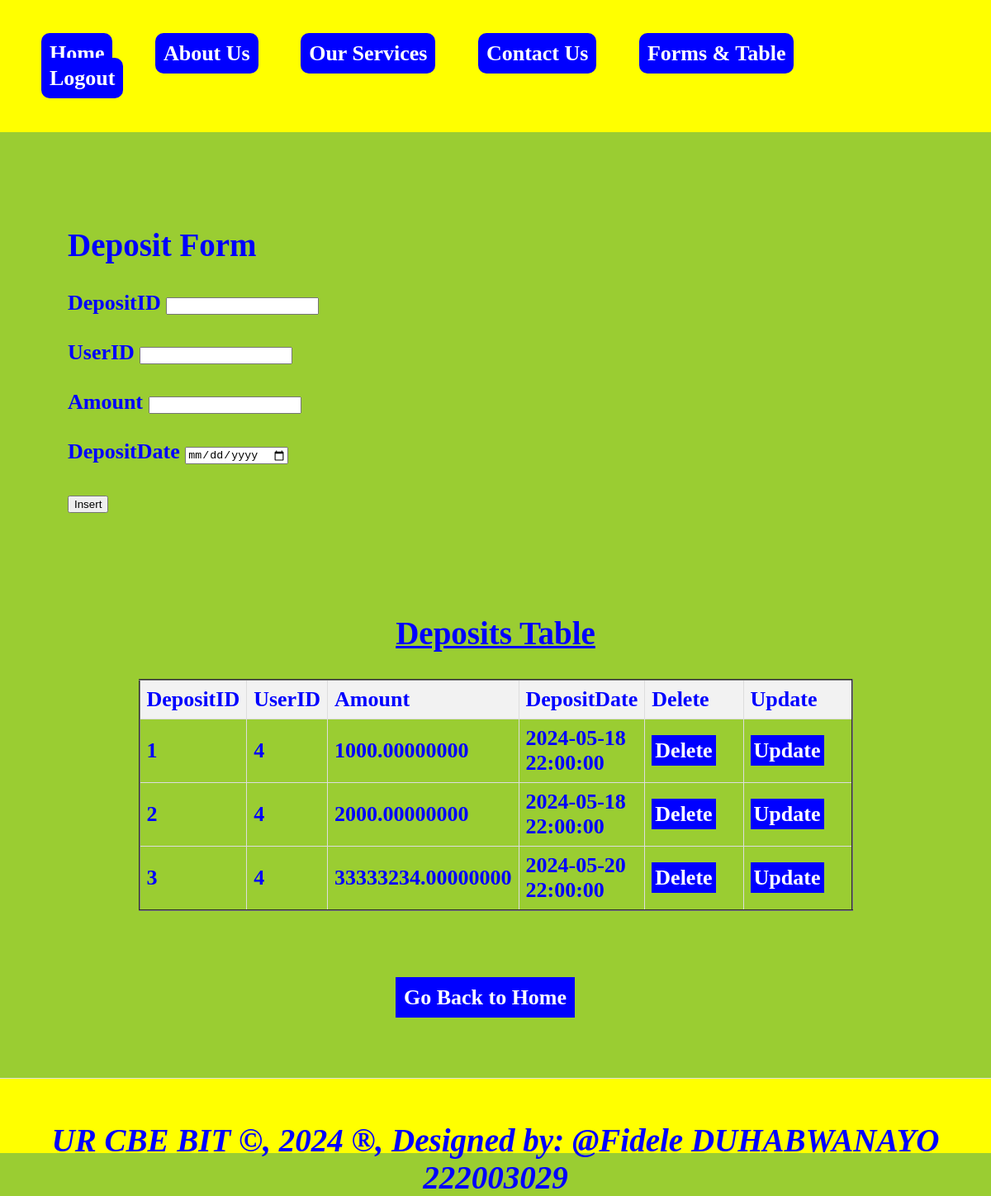
The app's page /deposits.php with its own data.
### tables this page shows
CREATE TABLE `deposits` (
  `DepositID` int(11) NOT NULL,
  `UserID` int(11) DEFAULT NULL,
  `Amount` decimal(20,8) NOT NULL,
  `DepositDate` timestamp NOT NULL DEFAULT CURRENT_TIMESTAMP
);

### deposits.php (the view, shortened to what this page needs)
<!DOCTYPE html>
<html lang="en">
<head>
    <link rel="stylesheet" type="text/css" href="./styles.css" title="style1" media="screen,tv,print,handheld"/>
</head>
<body>
    <header>
        <nav>
            <ul>
                <li><a href="home.html">Home</a></li>
                <li><a href="about.html">About Us</a></li>
                <li><a href="services.html">Our Services</a></li>
                <li><a href="contact.html">Contact Us</a></li>
                <li class="dropdown">
                    <a href="forms and tables.html">Forms & Table</a>
                </li>
                <li class="dropdown">
                        <a href="logout.php">Logout</a>
                </li>
            </ul>
        </nav>
    </header>
<section>
  <h1>Deposit Form</h1>
  <form method="post" action="deposits.php">
    <label for="DepositID">DepositID</label>
    <input type="number" id="DepositID" name="DepositID"><br><br>
    <label for="UserID">UserID</label>
    <input type="number" id="UserID" name="UserID" required><br><br>
    <label for="Amount">Amount</label>
    <input type="text" id="Amount" name="Amount" required><br><br>
    <label for="DepositDate">DepositDate</label>
    <input type="Date" id="DepositDate" name="DepositDate" required><br><br>
    <input type="submit" name="add" value="Insert"><br><br><br><br>
  </form>
<?php
$host = "localhost";
$user = "root";
$pass = "";
$database = "cryptocurrency_exchange_platform";
$connection = new mysqli($host, $user, $pass, $database);
$sql = "SELECT * FROM deposits";
$result = $connection->query($sql);
?>
<!DOCTYPE html>
<html>
<head>
</head>
<body><center>
    <center><h1><u>Deposits Table</u></h1></center>
    <table border="2">
        <tr>
            <th>DepositID</th>
            <th>UserID</th>
            <th>Amount</th>
            <th>DepositDate</th>
            <th>Delete</th>
            <th>Update</th>
        </tr>
        <?php
        if ($result === false) {
            echo "Error: " . $connection->error;
        } else {
            if ($result->num_rows > 0) {
                while ($row = $result->fetch_assoc()) {
                    $DepositID = $row['DepositID'];
                    echo "<tr>
                        <td>" . $row['DepositID'] . "</td>
                        <td>" . $row['UserID'] . "</td>
                        <td>" . $row['Amount'] . "</td>
                        <td>" . $row['DepositDate'] . "</td>
                        <td><a style='padding:4px' href='Delete_Deposits.php?DepositID=$DepositID'>Delete</a></td>
                        <td><a style='padding:4px' href='Update_Deposits.php?DepositID=$DepositID'>Update</a></td>
                    </tr>";
                }
            } else {
                echo "<tr><td colspan='6'>No data found</td></tr>";
            }
        }
        ?>
    </table><br><br><br>
    <a href="./home.html">Go Back to Home</a><br></center>
</body>
</section>
<footer>
  <center>
    <b><h2><marquee><i>UR CBE BIT &copy, 2024 &reg, Designed by: @Fidele DUHABWANAYO 222003029</i></marquee></h2></b>
  </center>
</footer>
</body>
</html>

### styles.css (style rules this page uses)
body { font-family: century; margin: 0; padding: 0; background-color: skyblue; font-weight: bold; font-size: 22px; color: blue; }
header { background-color: bllue; padding: 20px; }
nav { display: flex; justify-content: space-between; }
nav ul { list-style: none; margin: 0; padding: 0; }
nav li { display: inline-block; margin-right: 20px; }
nav a { background-color: blue; text-decoration: none; color: white; padding: 10px; border-radius: 10px; }
.dropdown { position: right; display: inline-block; direction: rtl; }
section { padding: 20px; border-bottom: 1px solid #ddd; }
footer { height: 50px; text-align: center; padding: 15px; background-color: rgb(0,0,0); }

### deposits.php (style rules this page uses)
a { padding: 10px; color: white; background-color: blue; text-decoration: none; margin-right: 25px; }
a:link { color: white; }
section { padding:10px; }
header { background-color:yellow; padding: 50px; }
section { padding:82px; border-bottom: 1px solid #ddd; }
footer { text-align: center; padding: 20px; background-color:yellow; }
body { background-color: yellowgreen; color: blue; font-family: Times New Roman; font-size: 26px; }
table { width: 80%; border-collapse: collapse; }
th, td { border: 1px solid #ddd; padding: 8px; text-align: left; }
th { background-color: #f2f2f2; }

### records on screen
deposits: DepositID "1", UserID "4", Amount "1000.00000000", DepositDate "2024-05-18 22:00:00"
deposits: DepositID "2", UserID "4", Amount "2000.00000000", DepositDate "2024-05-18 22:00:00"
deposits: DepositID "3", UserID "4", Amount "33333234.00000000", DepositDate "2024-05-20 22:00:00"
